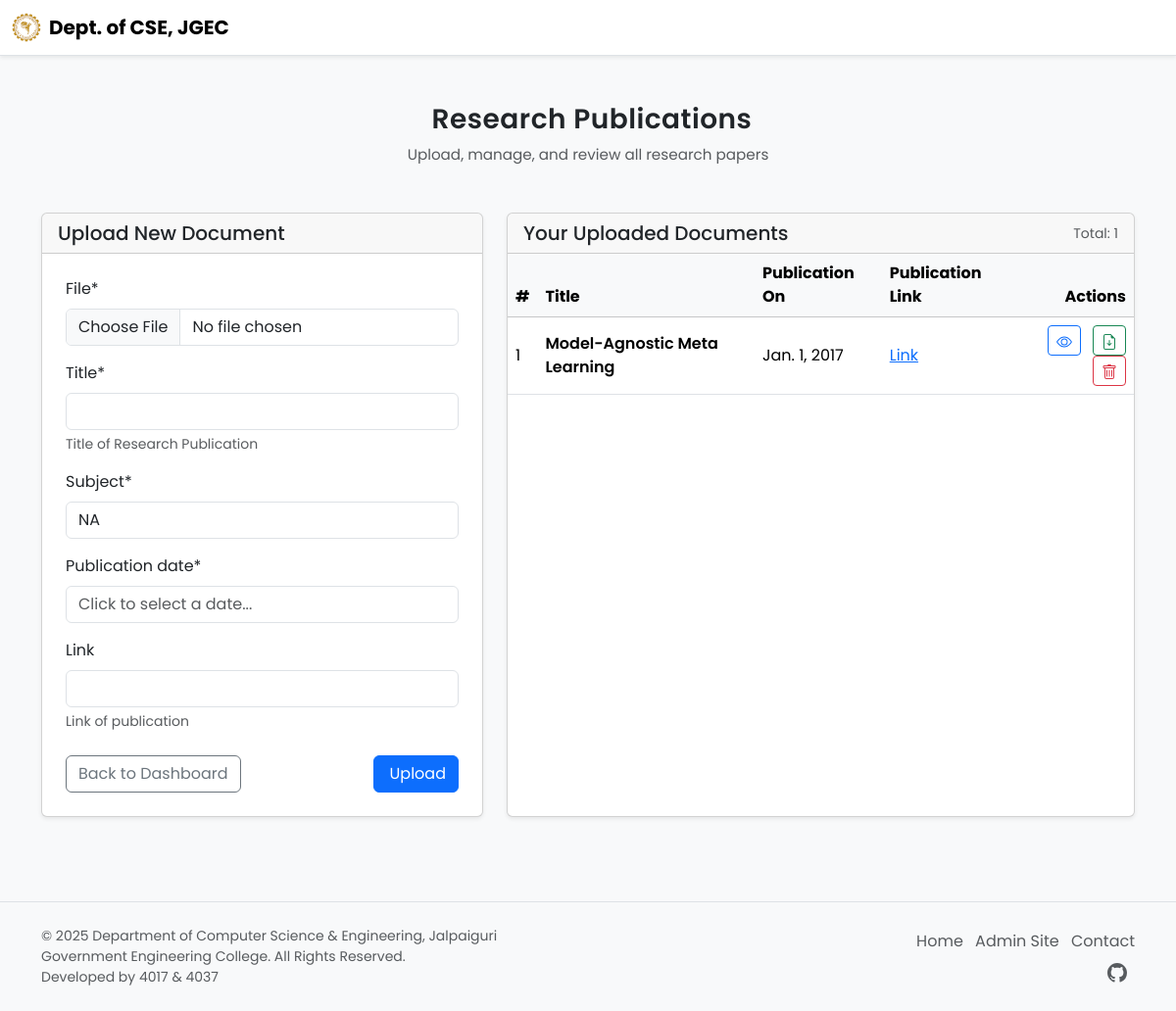
/SamarjitCSE27/research/ (signed in), run on the app's committed database.
### faculty/models.py (models this page shows, shortened)
class ResearchPublications(models.Model):
    faculty=models.ForeignKey(FacultyProfile,on_delete=models.CASCADE,related_name="research")
    file=models.FileField(upload_to="docs/research")
    title=models.CharField(max_length=100)
    subject=models.CharField(max_length=50,default="NA")
    publication_date=models.DateField()
    link=models.URLField(blank=True)

### faculty/views.py (the view)
# urls.py: path('research/',research,name="research"),
@login_required
def research(request,faculty):
    faculty_profile=FacultyProfile.objects.get(user=request.user)
    if request.method=="POST":
        form=UploadResearchForm(request.POST,request.FILES)
        if form.is_valid():
            instance=form.save(commit=False)
            instance.faculty=request.user.facultyprofile
            instance.save()
            messages.success(request,"Paper uploaded successfully!")
            return redirect('research',faculty=request.user.username)
    else:
        form=UploadResearchForm()
    docs_list=ResearchPublications.objects.filter(faculty=faculty_profile)
    return render(request,"faculty/research.html",{"faculty":faculty_profile,"form":form,"docs_list":docs_list})

### faculty/forms.py
class UploadResearchForm(forms.ModelForm):
    class Meta:
        model=ResearchPublications
        exclude=('faculty',)
        widgets = {
            'publication_date': forms.TextInput(
                attrs={
                    'class': 'datepicker',
                    'placeholder': 'Click to select a date...'
                }
            )
        }
    def __init__(self,*args,**kwargs):
        super().__init__(*args,**kwargs)
        self.fields['title'].help_text="Title of Research Publication"
        self.fields['link'].help_text="Link of publication"

### faculty/templates/faculty/research.html (shortened to what this page needs)
{% extends "faculty/dashboard.html" %}
{% load crispy_forms_tags %}
{% load static %}
{% block content %}
  <div class="text-center my-5">
    <h3 class="fw-semibold mb-2" style="letter-spacing: 0.5px;">
      Research Publications
    </h3>
    <p class="text-muted" style="font-size: 0.95rem;">
      Upload, manage, and review all research papers
    </p>
  </div>
<div class="container my-5">
  <div class="row g-4">
    <div class="col-lg-5">
      <div class="card shadow-sm">
        <div class="card-header">
          <h5 class="mb-0">Upload New Document</h5>
        </div>
        <div class="card-body p-4">
          <form method="post" enctype="multipart/form-data">
            {{ form | crispy }}
            <div class="d-flex justify-content-between align-items-center mt-4">
                <a href="{% url 'dashboard' faculty.user.username %}" class="btn btn-outline-secondary">
                    Back to Dashboard
                </a>
                <button type="submit" class="btn btn-primary">
                     Upload
                </button>
            </div>
          </form>
        </div>
      </div>
    </div>
    <div class="col-lg-7">
      <div class="card shadow-sm h-100">
        <div class="card-header d-flex justify-content-between align-items-center">
          <h5 class="mb-0">Your Uploaded Documents</h5>
          <small class="text-muted">Total: {{ docs_list.count }}</small>
        </div>
        <div class="card-body p-0" style="max-height: 500px; overflow-y: auto;">
          {% if docs_list %}
          <table class="table table-hover align-middle mb-0">
            <thead class="table-light sticky-top">
              <tr>
                <th scope="col">#</th>
                <th scope="col">Title</th>
                <th scope="col">Publication On</th>
                <th scope="col">Publication Link</th>
                <th scope="col" class="text-end">Actions</th>
              </tr>
            </thead>
            <tbody>
              {% for doc in docs_list %}
              <tr>
                <td>{{ forloop.counter }}</td>
                <td class="fw-semibold">{{ doc.title }}</td>
                <td>{{ doc.publication_date }}</td>
                <td><a href="{{ doc.link }}" target="_blank">Link</a> </td>
                <td class="text-end">
                  <a href="{{ doc.file.url }}" target="_blank" class="btn btn-sm btn-outline-primary me-2">
                  </a>
                  <a href="{{ doc.file.url }}" download class="btn btn-sm btn-outline-success">
                  </a>
                  <button type="button" class="btn btn-sm btn-outline-danger ml-2"
                                            data-bs-toggle="modal"
                                            data-bs-target="#deleteDocModal"
                                            data-doc-id="{{ doc.id }}"
                                            data-doc-title="{{ doc.title }}">
                  </button>
                </td>
              </tr>
              {% endfor %}
            </tbody>
          </table>
          {% else %}
          <div class="p-4 text-center text-muted">
            <i class="bi bi-folder2-open fs-1 d-block mb-2"></i>
            No documents uploaded yet.
          </div>
          {% endif %}
        </div>
      </div>
    </div>
  </div>
</div>
{% endblock content %}

### static/css/web.css (style rules this page uses)
body { font-family: 'Poppins', sans-serif; background-color: #f8f9fa; transition: background-color 0.3s ease, color 0.3s ease; flex-direction: column; padding-bottom: 150px ; }

### data on the page
ResearchPublications: title "Model-Agnostic Meta Learning", publication_date "Jan. 1, 2017"

### other printed values
{{ docs_list.count }} "1"
